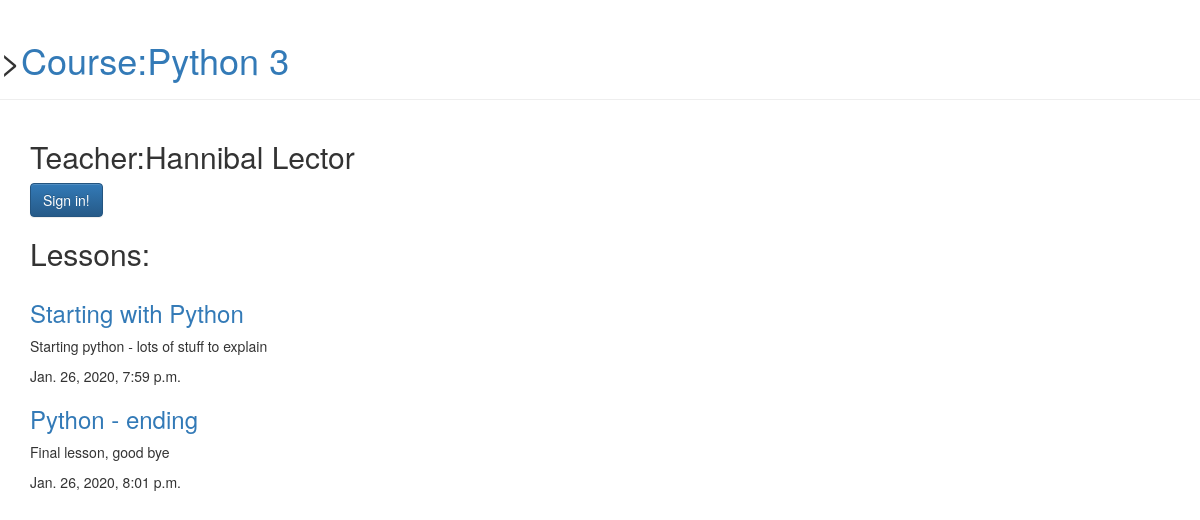
The app's page /courses/course/1/ with its own data.
### learnlearn/models.py (models this page shows, shortened)
class Course(models.Model):
    CATEGORIES = ((1, 'Python'), (2, 'C++'), )
    name = models.CharField(max_length=150)
    category = models.IntegerField(choices= CATEGORIES, default=1)
    description = models.TextField(default=None)
    date_started = models.DateTimeField(auto_now_add=True)
    lector = ForeignKey(Lector, models.CASCADE)

class Lector(models.Model):
    first_name = models.CharField(max_length=50)
    last_name = models.CharField(max_length=50)
    date_started = models.DateTimeField(auto_now_add=True)
    @property
    def full_name(self):
        return f'{self.first_name} {self.last_name}'

class Lesson(models.Model):
    name = models.CharField(max_length=150)
    description = models.TextField(default=None)
    date_start = models.DateTimeField(auto_now_add=True)
    course = ForeignKey(Course, models.CASCADE)

### learnlearn/views.py (the view)
# urls.py: path('course/<int:pk>/', views.course_detail, name='course_detail'),
def course_detail(request, pk):
    course = get_object_or_404(Course, pk=pk)
    lessons = Lesson.objects.filter(course=course)
    return render(request, 'learnlearn/course_detail.html', {'course': course, 'lessons': lessons})

### learnlearn/templates/learnlearn/course_detail.html (shortened to what this page needs)
<!DOCTYPE html>
<html lang="en">
<head>
    <link rel="stylesheet" href="//maxcdn.bootstrapcdn.com/bootstrap/3.2.0/css/bootstrap.min.css">
    <link rel="stylesheet" href="//maxcdn.bootstrapcdn.com/bootstrap/3.2.0/css/bootstrap-theme.min.css">
</head>
<body>
<div class="page-header">
    <h1>><a href="/">Course:{{course.name}}</a></h1>
</div>
<div class="content container">
    <div>
         <h2>Teacher:{{course.lector.full_name}}</h2>
    </div>
    <div>
         <button type="button" class="btn btn-primary">Sign in!</button>
    </div>
    <div>
         <h2>Lessons:</h2>
    </div>
    <div class="row">
          <div class="col-md-8">
            {% for lesson in lessons %}
                <div class="post">
                    <h3><a href="">{{ lesson.name }}</a></h3>
                    <p>{{ lesson.description|linebreaksbr }}</p>
                    <div class="date">
                         {{ lesson.date_start }}
                    </div>
                </div>
            {% endfor %}
          </div>
    </div>
</div>
</body>
</html>

### records on screen
Course: name "Python 3", lector.full_name "Hannibal Lector"
Lesson: name "Starting with Python", description "Starting python - lots of stuff to explain", date_start "Jan. 26, 2020, 7:59 p.m."
Lesson: name "Python - ending", description "Final lesson, good bye", date_start "Jan. 26, 2020, 8:01 p.m."
